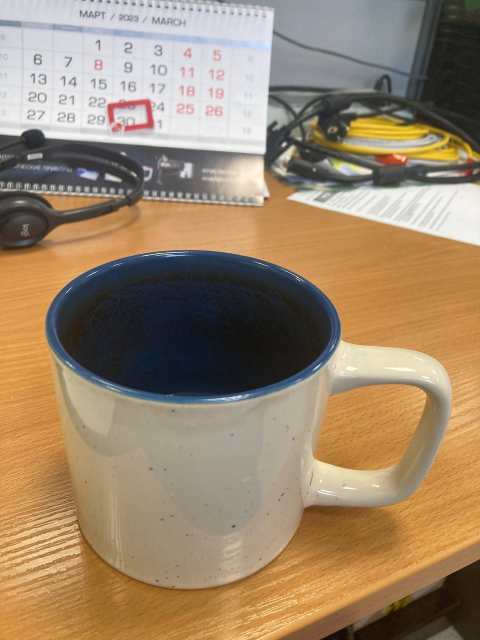
#> input picture 2/img/20.jpg, 960 x 1280 px (shown at 1/2 size)
$ jupyter execute --allow-errors Lab2.ipynb
#> lines starting #> are read from the running program, lines starting #| are printed output that depends on the picture
[cell 1]
import cv2
import numpy as np
from matplotlib.patches import Rectangle
import matplotlib.pyplot as plt
from skimage.color import gray2rgb

[cell 2]
def find_image(im, tpl): # функция для нахождения шаблона на изображении
    im = np.atleast_3d(im) # приведение к 3-мерному массиву
    tpl = np.atleast_3d(tpl)
    H, W, D = im.shape[:3] # получение размеров массивов
    h, w = tpl.shape[:2]

    sat = im.cumsum(1).cumsum(0) # Нахождение кумулятивной суммы по вертикали и горизонтали
    tplsum = np.array([tpl[:, :, i].sum() for i in range(D)])  # получение суммы пикселей по глубине

    # поиск возможных совпадений по сумме
    iA, iB, iC, iD = sat[:-h, :-w], sat[:-h, w:], sat[h:, :-w], sat[h:, w:]
    lookup = iD - iB - iC + iA # нахождение суммы пикселей на каждом возможном месте шаблона

    # получение индексов возможных совпадений
    possible_match = np.where(np.logical_and.reduce([lookup[..., i] == tplsum[i] for i in range(D)]))

    # проверка точного соответствия
    for y, x in zip(*possible_match):
        if np.all(im[y+1:y+h+1, x+1:x+w+1] == tpl):
            return (y+1, x+1) # если точное соответствие найдено, то возвращаем координаты шаблона

    raise Exception("Image not found") # если не найдено точное соответствие, то выдаем исключение

[cell 3]
orig = 'img/20.jpg'
mask = cv2.imread(orig, 0)
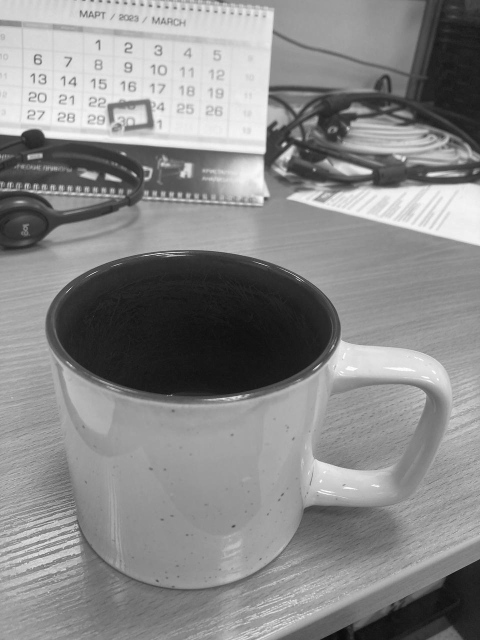
#> mask: shape (1280, 960) (shown at 1/2 size); min 3, max 255, mean 137.3
im = gray2rgb(mask)

x1 = 90 # задание координат области, содержащей шаблон
x2 = 900
y1 = 500
y2 = 1180
tpl = im[y1:y2, x1:x2].copy()
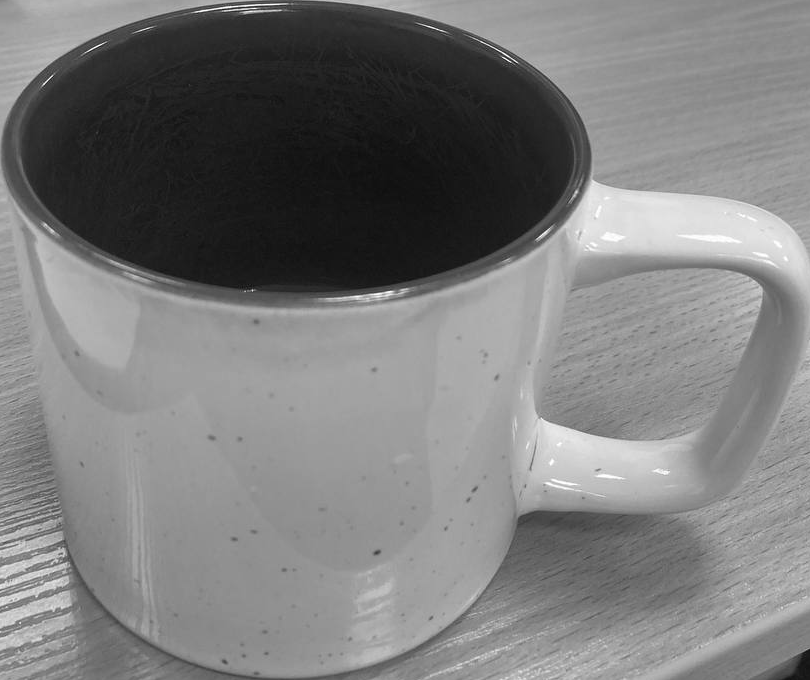
#> tpl: shape (680, 810, 3); min 9, max 255, mean 123
plt.imshow(tpl)
plt.savefig('1/11.jpg')

[cell 4]
#orig1 = 'img/16.jpg'
#mask1 = cv2.imread(orig1, 0)
#im1 = gray2rgb(mask)

# Находим координаты верхней левой точки шаблона на изображении и сохраняем их в переменные y и x
y, x = find_image(im, tpl)
#> in find_image, `sat = im.cumsum(1).cumsum(0)`:
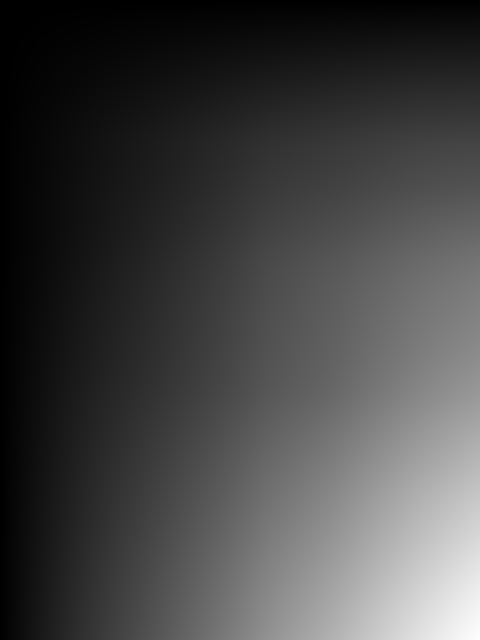
#> sat: shape (1280, 960, 3) uint64 (shown at 1/2 size); min 213, max 168745567, mean 45349815.8; drawn with min black and max white
#> in find_image, `tplsum = np.array([tpl[:, :, i].sum() for i in range(D)])`: tplsum = [67726045, 67726045, 67726045]
#> in find_image, `iA, iB, iC, iD = sat[:-h, :-w], sat[:-h, w:], sat[h:, :-w], sat[h:, w:]`:
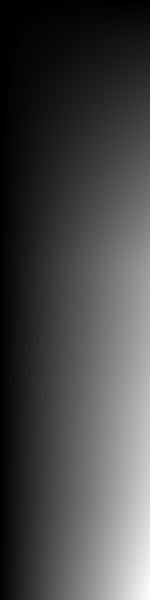
#> iA: shape (600, 150, 3) uint64; min 213, max 13938319, mean 3923034.7; drawn with min black and max white
#> in find_image, `iA, iB, iC, iD = sat[:-h, :-w], sat[:-h, w:], sat[h:, :-w], sat[h:, w:]`:
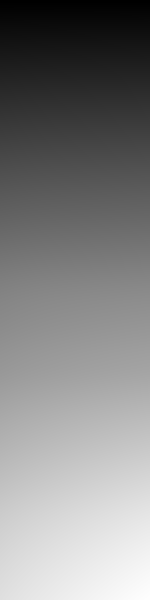
#> iB: shape (600, 150, 3) uint64; min 135725, max 84174365, mean 43228242.3; drawn with min black and max white
#> in find_image, `iA, iB, iC, iD = sat[:-h, :-w], sat[:-h, w:], sat[h:, :-w], sat[h:, w:]`:
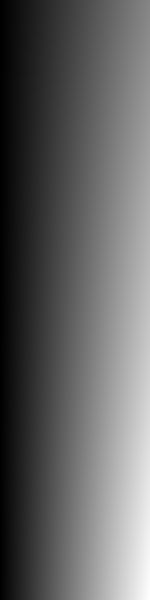
#> iC: shape (600, 150, 3) uint64; min 100605, max 29447903, mean 11402195; drawn with min black and max white
#> in find_image, `iA, iB, iC, iD = sat[:-h, :-w], sat[:-h, w:], sat[h:, :-w], sat[h:, w:]`:
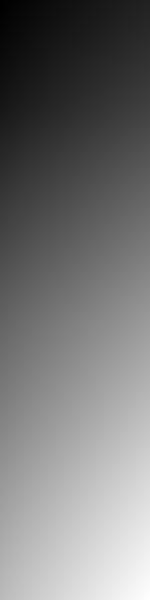
#> iD: shape (600, 150, 3) uint64; min 78300234, max 168745567, mean 120165051.6; drawn with min black and max white
#> in find_image, `lookup = iD - iB - iC + iA`:
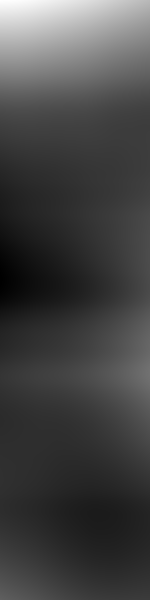
#> lookup: shape (600, 150, 3) uint64; min 66301624, max 78064117, mean 69457649.1; drawn with min black and max white
#> in find_image, `possible_match = np.where(np.logical_and.reduce([lookup[..., i] == tpl..`: possible_match = ([499], [89])
#> the loop in find_image, `for y, x in zip(*possible_match):` made 1 pass
#> (y, x) on pass 1: (499, 89)
#> y = 500; x = 90
fig, ax = plt.subplots()
plt.imshow(im)

# Создаем прямоугольник с координатами (x, y) в левом верхнем углу и размером шаблона
rect = Rectangle((x, y), tpl.shape[1], tpl.shape[0], edgecolor='r', facecolor='none')
ax.add_patch(rect)
plt.savefig('2/11.jpg')
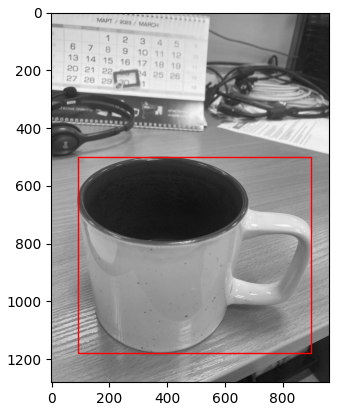
#> figure drawn by matplotlib, 1 panel
plt.show()

[cell 5]
query_img = cv2.imread('img/11.jpg') # изображение, на котором нужно найти шаблон
original_img = cv2.imread('img/20.jpg')
#> original_img is the input picture: shape (1280, 960, 3); mean B, G, R 107.1, 133.8, 155.7
original_img = original_img[y1:y2, x1:x2].copy() # обрезка шаблона
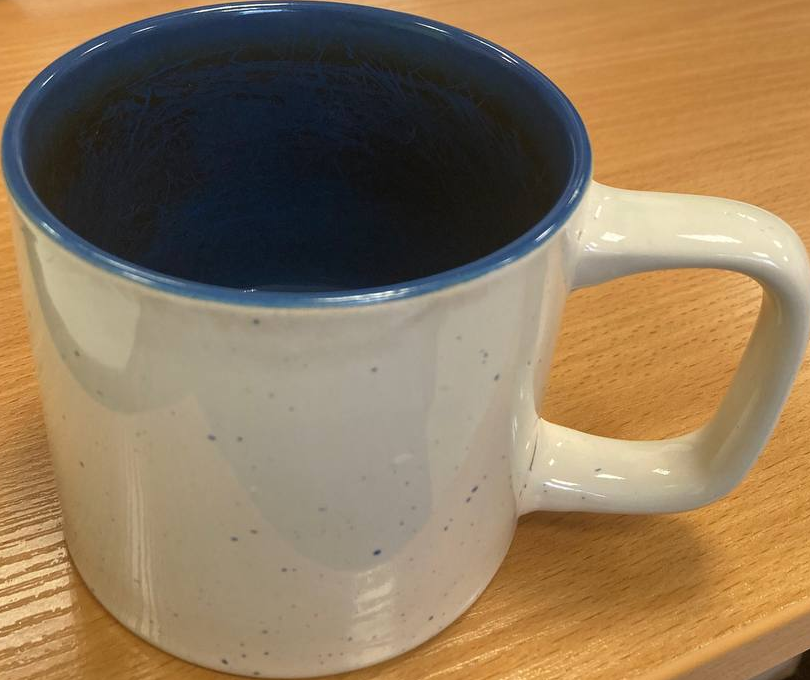
#> original_img: shape (680, 810, 3); mean B, G, R 90.1, 119.4, 142.4
#> (the rest of this cell did not finish here and is left out)

$ run again, with 2/img/16.jpg copied over 2/img/20.jpg
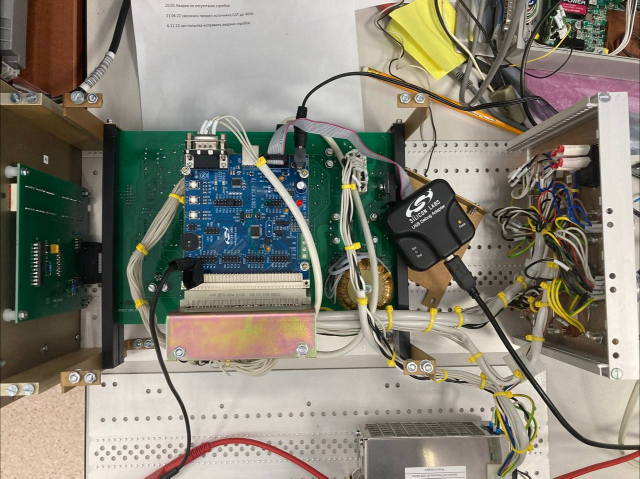
#> input picture 2/img/16.jpg, 1280 x 957 px (shown at 1/2 size)
#> tplsum = [53389885, 53389885, 53389885]
#> in find_image, `lookup = iD - iB - iC + iA`:
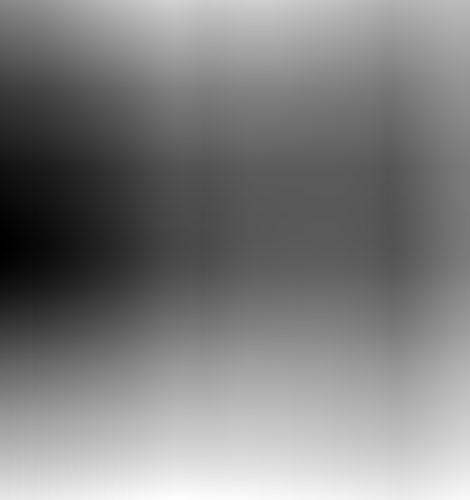
#> lookup: shape (500, 470, 3) uint64; min 31522383, max 54564450, mean 43133226.3; drawn with min black and max white
#> possible_match = ([499], [89])
#> the loop in find_image, `for y, x in zip(*possible_match):` made 1 pass
#> (y, x) on pass 1: (499, 89)
#> `y, x = find_image(im, tpl)`: y = 500; x = 90
#> original_img is the input picture: shape (957, 1280, 3); mean B, G, R 116.9, 129.4, 133
#> `original_img = original_img[y1:y2, x1:x2].copy()`:
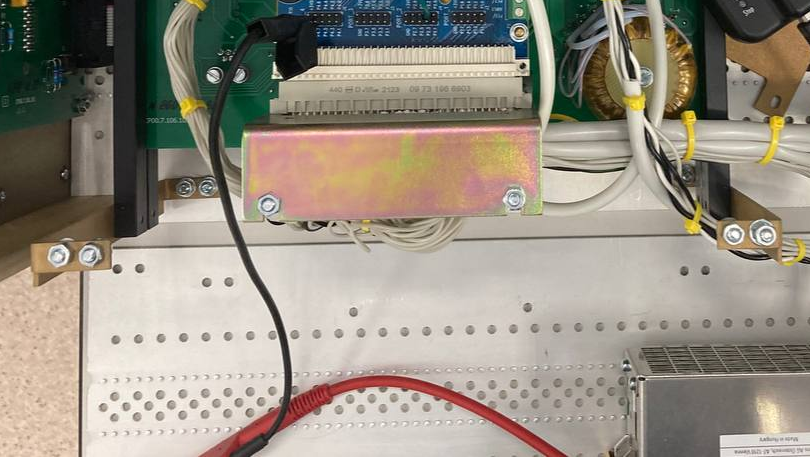
#> original_img: shape (457, 810, 3); mean B, G, R 130.4, 143.4, 151.3

$ run again, with 2/img/1.jpg copied over 2/img/20.jpg
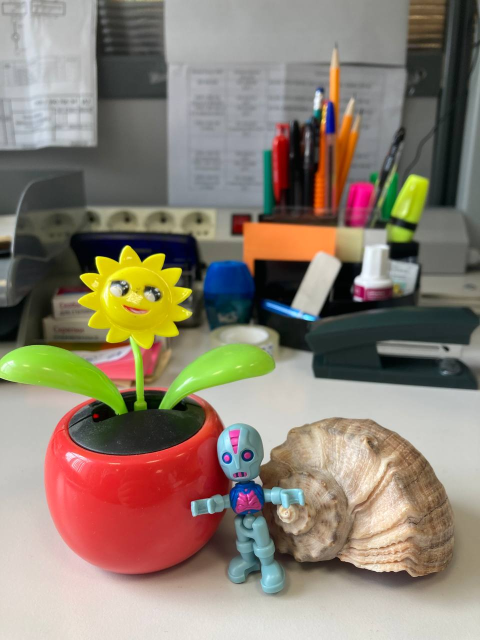
#> input picture 2/img/1.jpg, 960 x 1280 px (shown at 1/2 size)
#> tplsum = [67275798, 67275798, 67275798]
#> possible_match = ([499], [89])
#> the loop in find_image, `for y, x in zip(*possible_match):` made 1 pass
#> (y, x) on pass 1: (499, 89)
#> `y, x = find_image(im, tpl)`: y = 500; x = 90
#> original_img is the input picture: shape (1280, 960, 3); mean B, G, R 113, 127.5, 140
#> `original_img = original_img[y1:y2, x1:x2].copy()`:
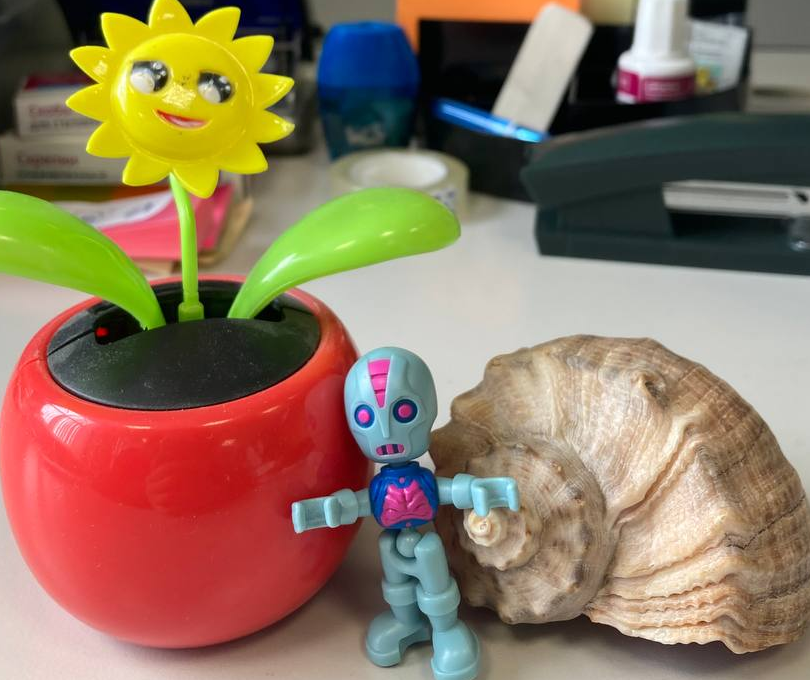
#> original_img: shape (680, 810, 3); mean B, G, R 95.1, 117.7, 141.1
